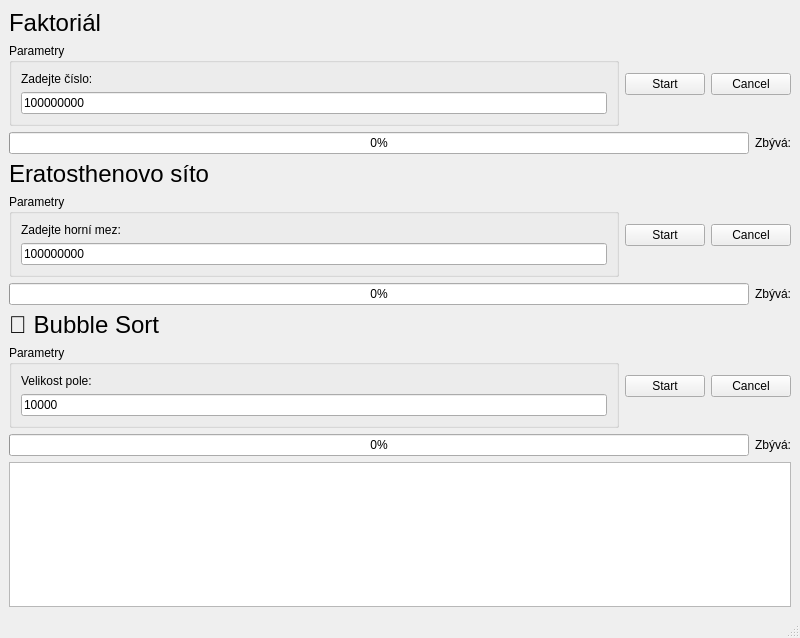
<?xml version="1.0" encoding="UTF-8"?>
<ui version="4.0">
 <class>MainWindow</class>
 <widget class="QMainWindow" name="MainWindow">
  <property name="geometry">
   <rect>
    <x>0</x>
    <y>0</y>
    <width>800</width>
    <height>638</height>
   </rect>
  </property>
  <property name="windowTitle">
   <string>MainWindow</string>
  </property>
  <widget class="QWidget" name="centralwidget">
   <layout class="QVBoxLayout" name="verticalLayout_9">
    <item>
     <layout class="QVBoxLayout" name="verticalLayout">
      <item>
       <widget class="QLabel" name="label">
        <property name="font">
         <font>
          <pointsize>18</pointsize>
         </font>
        </property>
        <property name="text">
         <string>Faktoriál</string>
        </property>
       </widget>
      </item>
      <item>
       <layout class="QHBoxLayout" name="horizontalLayout_3">
        <item>
         <widget class="QGroupBox" name="groupBox">
          <property name="title">
           <string>Parametry</string>
          </property>
          <layout class="QVBoxLayout" name="verticalLayout_2">
           <item>
            <widget class="QLabel" name="label_3">
             <property name="text">
              <string>Zadejte číslo:</string>
             </property>
            </widget>
           </item>
           <item>
            <widget class="QLineEdit" name="factorialValue">
             <property name="sizePolicy">
              <sizepolicy hsizetype="Expanding" vsizetype="Maximum">
               <horstretch>0</horstretch>
               <verstretch>0</verstretch>
              </sizepolicy>
             </property>
             <property name="text">
              <string>100000000</string>
             </property>
            </widget>
           </item>
          </layout>
         </widget>
        </item>
        <item>
         <widget class="QPushButton" name="factorialStart">
          <property name="text">
           <string>Start</string>
          </property>
         </widget>
        </item>
        <item>
         <widget class="QPushButton" name="factorialCancel">
          <property name="text">
           <string>Cancel</string>
          </property>
         </widget>
        </item>
       </layout>
      </item>
      <item>
       <layout class="QHBoxLayout" name="horizontalLayout_4">
        <item>
         <widget class="QProgressBar" name="factorialProgressBar">
          <property name="value">
           <number>0</number>
          </property>
         </widget>
        </item>
        <item>
         <widget class="QLabel" name="factorialETA">
          <property name="text">
           <string>Zbývá:</string>
          </property>
         </widget>
        </item>
       </layout>
      </item>
     </layout>
    </item>
    <item>
     <layout class="QVBoxLayout" name="verticalLayout_5">
      <item>
       <widget class="QLabel" name="label_7">
        <property name="font">
         <font>
          <pointsize>18</pointsize>
         </font>
        </property>
        <property name="text">
         <string>Eratosthenovo síto</string>
        </property>
       </widget>
      </item>
      <item>
       <layout class="QHBoxLayout" name="horizontalLayout_7">
        <item>
         <widget class="QGroupBox" name="groupBox_3">
          <property name="title">
           <string>Parametry</string>
          </property>
          <layout class="QVBoxLayout" name="verticalLayout_6">
           <item>
            <widget class="QLabel" name="label_8">
             <property name="text">
              <string>Zadejte horní mez:</string>
             </property>
            </widget>
           </item>
           <item>
            <widget class="QLineEdit" name="primeValue">
             <property name="text">
              <string>100000000</string>
             </property>
            </widget>
           </item>
          </layout>
         </widget>
        </item>
        <item>
         <widget class="QPushButton" name="primeStart">
          <property name="text">
           <string>Start</string>
          </property>
         </widget>
        </item>
        <item>
         <widget class="QPushButton" name="primeCancel">
          <property name="text">
           <string>Cancel</string>
          </property>
         </widget>
        </item>
       </layout>
      </item>
      <item>
       <layout class="QHBoxLayout" name="horizontalLayout_8">
        <item>
         <widget class="QProgressBar" name="primeProgressBar">
          <property name="value">
           <number>0</number>
          </property>
         </widget>
        </item>
        <item>
         <widget class="QLabel" name="primeETA">
          <property name="text">
           <string>Zbývá:</string>
          </property>
         </widget>
        </item>
       </layout>
      </item>
     </layout>
    </item>
    <item>
     <layout class="QVBoxLayout" name="verticalLayout_7">
      <item>
       <widget class="QLabel" name="label_10">
        <property name="font">
         <font>
          <pointsize>18</pointsize>
         </font>
        </property>
        <property name="text">
         <string>💜 Bubble Sort</string>
        </property>
       </widget>
      </item>
      <item>
       <layout class="QHBoxLayout" name="horizontalLayout_9">
        <item>
         <widget class="QGroupBox" name="groupBox_4">
          <property name="title">
           <string>Parametry</string>
          </property>
          <layout class="QVBoxLayout" name="verticalLayout_8">
           <item>
            <widget class="QLabel" name="label_11">
             <property name="text">
              <string>Velikost pole:</string>
             </property>
            </widget>
           </item>
           <item>
            <widget class="QLineEdit" name="bubbleSortValue">
             <property name="text">
              <string>10000</string>
             </property>
            </widget>
           </item>
          </layout>
         </widget>
        </item>
        <item>
         <widget class="QPushButton" name="bubbleSortStart">
          <property name="text">
           <string>Start</string>
          </property>
         </widget>
        </item>
        <item>
         <widget class="QPushButton" name="bubbleSortCancel">
          <property name="text">
           <string>Cancel</string>
          </property>
         </widget>
        </item>
       </layout>
      </item>
      <item>
       <layout class="QHBoxLayout" name="horizontalLayout_10">
        <item>
         <widget class="QProgressBar" name="bubbleSortProgressBar">
          <property name="value">
           <number>0</number>
          </property>
         </widget>
        </item>
        <item>
         <widget class="QLabel" name="bubbleSortETA">
          <property name="text">
           <string>Zbývá:</string>
          </property>
         </widget>
        </item>
       </layout>
      </item>
     </layout>
    </item>
    <item>
     <widget class="QTextEdit" name="outputText">
      <property name="readOnly">
       <bool>true</bool>
      </property>
     </widget>
    </item>
   </layout>
  </widget>
  <widget class="QMenuBar" name="menubar">
   <property name="geometry">
    <rect>
     <x>0</x>
     <y>0</y>
     <width>800</width>
     <height>21</height>
    </rect>
   </property>
  </widget>
  <widget class="QStatusBar" name="statusbar"/>
 </widget>
 <resources/>
 <connections/>
</ui>
